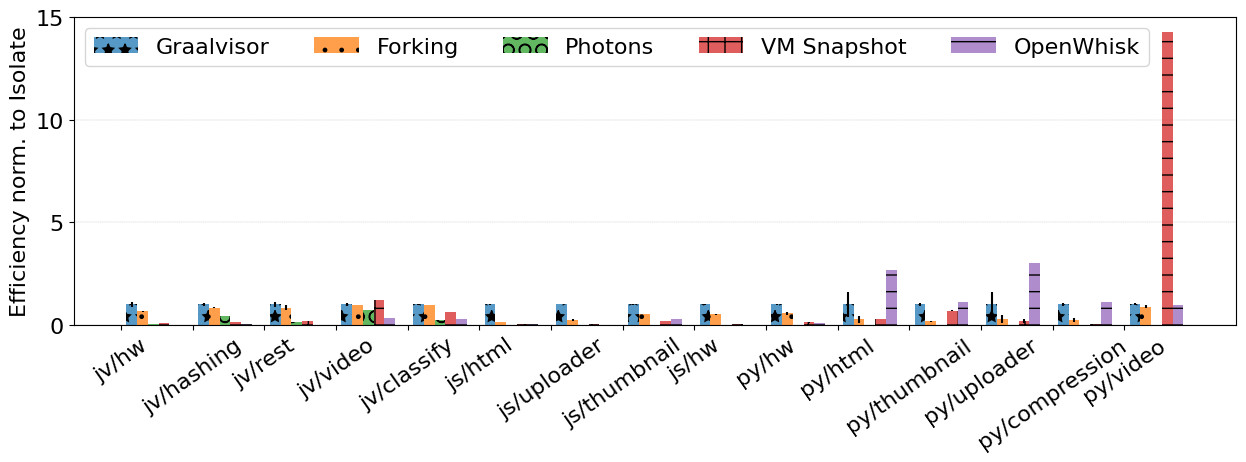

This chart was generated by the following Python code:
#!/usr/bin/python

import declarations
import results
import matplotlib.pyplot as plt
import numpy as np

benchmark_labels = declarations.benchmark_labels
isolate_benchmark_path = declarations.isolate_benchmark_path 
process_benchmark_path = declarations.process_benchmark_path 
openwhisk_benchmark_path = declarations.openwhisk_benchmark_path 
photons_benchmark_path = declarations.photons_benchmark_path
snapshot_benchmark_path = declarations.snapshot_benchmark_path

# Efficiency in ops/s/gb.
isolate_eff_avg = {}
isolate_eff_std = {}
process_eff_avg = {}
process_eff_std = {}
openwhisk_eff_avg = {}
openwhisk_eff_std = {}
photons_eff_avg = {}
photons_eff_std = {}
snapshot_eff_avg = {}
snapshot_eff_std = {}

# Processing results.
for idx, path in enumerate(isolate_benchmark_path):
    isolate_eff_avg[idx] = results.process_result(path)["eff_avg"]
    isolate_eff_std[idx] = results.process_result(path)["eff_std"]
for idx, path in enumerate(process_benchmark_path):
    process_eff_avg[idx] = results.process_result(path)["eff_avg"]
    process_eff_std[idx] = results.process_result(path)["eff_std"]
for idx, path in enumerate(openwhisk_benchmark_path):
    openwhisk_eff_avg[idx] = results.process_result(path)["eff_avg"]
    openwhisk_eff_std[idx] = results.process_result(path)["eff_std"]
for idx, path in enumerate(photons_benchmark_path):
    photons_eff_avg[idx] = results.process_result(path)["eff_avg"]
    photons_eff_std[idx] = results.process_result(path)["eff_std"]
for idx, path in enumerate(snapshot_benchmark_path):
    snapshot_eff_avg[idx] = results.process_result(path)["eff_avg"]
    snapshot_eff_std[idx] = results.process_result(path)["eff_std"]

# Normalization to isolate.
for idx, path in enumerate(process_benchmark_path):
    process_eff_avg[idx] = process_eff_avg[idx] / isolate_eff_avg[idx]
    process_eff_std[idx] = process_eff_std[idx] / isolate_eff_avg[idx]
for idx, path in enumerate(openwhisk_benchmark_path):
    openwhisk_eff_avg[idx] = openwhisk_eff_avg[idx] / isolate_eff_avg[idx]
    openwhisk_eff_std[idx] = openwhisk_eff_std[idx] / isolate_eff_avg[idx]
for idx, path in enumerate(photons_benchmark_path):
    photons_eff_avg[idx] = photons_eff_avg[idx] / isolate_eff_avg[idx]
    photons_eff_std[idx] = photons_eff_std[idx] / isolate_eff_avg[idx]
for idx, path in enumerate(snapshot_benchmark_path):
    snapshot_eff_avg[idx] = snapshot_eff_avg[idx] / isolate_eff_avg[idx]
    snapshot_eff_std[idx] = snapshot_eff_std[idx] / isolate_eff_avg[idx]
for idx, path in enumerate(isolate_benchmark_path):
    isolate_eff_std[idx] = isolate_eff_std[idx] / isolate_eff_avg[idx]
    isolate_eff_avg[idx] = 1
    # Filling Photons values with zeroes for missing (java) benchmarks.
    if idx not in photons_eff_avg:
        photons_eff_avg[idx] = 0
        photons_eff_std[idx] = 0

x = np.arange(len(benchmark_labels))
width = 0.15

plt.rcParams.update({'font.size': 16})

fig, ax = plt.subplots()
ax.bar(x + 1*width, isolate_eff_avg.values(),   yerr=isolate_eff_std.values(),   width=width, hatch='*', label='Graalvisor', alpha=0.75)
ax.bar(x + 2*width, process_eff_avg.values(),   yerr=process_eff_std.values(),   width=width, hatch='.',  label='Forking',  alpha=0.75)
ax.bar(x + 3*width, photons_eff_avg.values(),   yerr=photons_eff_std.values(),   width=width, hatch='O',  label='Photons',    alpha=0.75)
ax.bar(x + 4*width, snapshot_eff_avg.values(),   yerr=snapshot_eff_std.values(),   width=width, hatch='+',  label='VM Snapshot',    alpha=0.75)
ax.bar(x + 5*width, openwhisk_eff_avg.values(), yerr=openwhisk_eff_std.values(), width=width, hatch='-',  label='OpenWhisk',  alpha=0.75)

ax.set_ylabel('Efficiency norm. to Isolate')
ax.set_xticks(x, benchmark_labels)
ax.set_axisbelow(True)
plt.grid(axis = 'y', linestyle = '--', linewidth = 0.25)
plt.xticks(rotation = 35)
fig.set_figwidth(15)
fig.set_figheight(4)

ax.legend(ncol=5)
plt.savefig("sandboxes-efficiency-norm.pdf", bbox_inches='tight')
plt.savefig("sandboxes-efficiency-norm.png", bbox_inches='tight')
plt.show()
